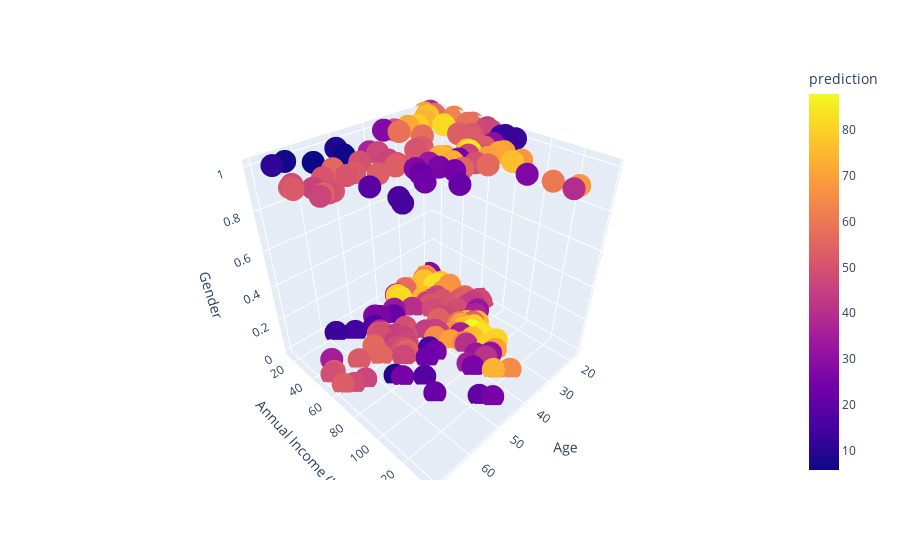

The notebook cell this image was saved under:
### Code cell
px.scatter_3d(df,x='Age',y='Annual Income (k$)',z='Gender',color='prediction')

### Figure 1 — Plotly figure (JSON) as saved in the notebook; plotly's stock layout.template omitted (floating-point values rounded to 4 significant figures; data arrays with more than 128 entries replaced by an {"elided": "..."} marker saying what was removed)
{"data": [{"hovertemplate": "Age=%{x}<br>Annual Income (k$)=%{y}<br>Gender=%{z}<br>prediction=%{marker.color}<extra></extra>", "legendgroup": "", "marker": {"color": {"elided": "200 float values"}, "coloraxis": "coloraxis", "symbol": "circle"}, "mode": "markers", "name": "", "scene": "scene", "showlegend": false, "type": "scatter3d", "x": {"elided": "200 int values"}, "y": {"elided": "200 int values"}, "z": {"elided": "200 int values"}}], "layout": {"coloraxis": {"colorbar": {"title": {"text": "prediction"}}, "colorscale": [[0, "#0d0887"], [0.1111, "#46039f"], [0.2222, "#7201a8"], [0.3333, "#9c179e"], [0.4444, "#bd3786"], [0.5556, "#d8576b"], [0.6667, "#ed7953"], [0.7778, "#fb9f3a"], [0.8889, "#fdca26"], [1, "#f0f921"]]}, "legend": {"tracegroupgap": 0}, "margin": {"t": 60}, "scene": {"domain": {"x": [0, 1], "y": [0, 1]}, "xaxis": {"title": {"text": "Age"}}, "yaxis": {"title": {"text": "Annual Income (k$)"}}, "zaxis": {"title": {"text": "Gender"}}}}}
